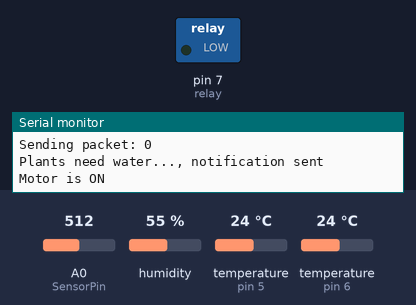
This sketch was run on a simulated Arduino Uno, built with avr-gcc and run on an emulated ATmega328P. Parts: switched loads named in the sketch (green lamp = pin HIGH), the last lines printed to the serial monitor. The test bench sets the inputs (shaded band); at power-on: A0 (SensorPin) = 512, humidity 55 %, temperature (sensors on pin 5, pin 6) 24 °C. No radio packets arrive unless stated.

Above: at 3.1 s.
3.2 s: A0 (SensorPin) set to 487
6.6 s: A0 (SensorPin) set to 454
At 8.2 s:
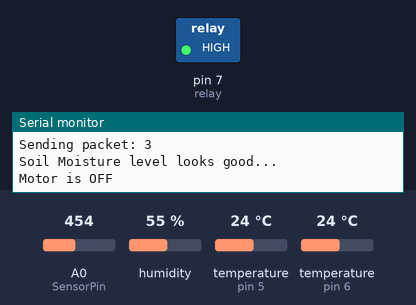
Timing chart, 0 to 9.7 s (numbered marks = the images above; inputs shaded):
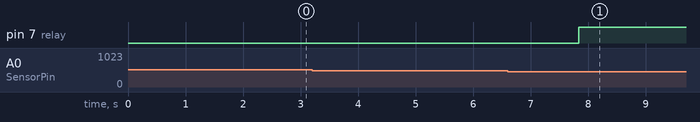

The sketch:

LoRaSender__transmitter_montoring.ino
```cpp
#include <Wire.h>
#include <SPI.h>
#include <LoRa.h>
#include <DHT.h>
#include <OneWire.h>
#include <DallasTemperature.h>

#define DHTPIN 5          //pin where the dht22 is connected
DHT dht(DHTPIN, DHT22);
#define relay 7
#define ss 10
#define rst 9
#define dio0 2
#define ONE_WIRE_BUS 6
OneWire oneWire(ONE_WIRE_BUS);
DallasTemperature sensors(&oneWire);

String LoRaMessage = "";
int counter = 0;

const int AirValue = 590;   //you need to replace this value with Value_1
const int WaterValue = 300;  //you need to replace this value with Value_2
const int SensorPin = A0;
int soilMoistureValue = 0;
int soilmoisturepercent = 0;


void setup()
{
  Serial.begin(115200);
  dht.begin();
  sensors.begin(); // Dallas temperature
  pinMode(relay, OUTPUT);

  while (!Serial);
  Serial.println("LoRa Sender");
  LoRa.setPins(ss, rst, dio0);
    if (!LoRa.begin(433E6)) {
    Serial.println("Starting LoRa failed!");
    delay(100);
    while (1);
  }
}

void loop()
{
  soilMoistureValue = analogRead(SensorPin);  //put Sensor insert into soil
  soilmoisturepercent = map(soilMoistureValue, AirValue, WaterValue, 0, 100);
  float h = dht.readHumidity();
  float t = dht.readTemperature();
  sensors.requestTemperatures();
  float temp = sensors.getTempCByIndex(0);

  if (isnan(h) || isnan(t))
  {
  Serial.println("Failed to read from DHT sensor!");
  return;
  }
  Serial.print("Soil Moisture Value: ");
  Serial.println(soilMoistureValue);

  Serial.print("Soil Moisture: ");
  Serial.print(soilmoisturepercent);
  Serial.println("%");

  Serial.print("Soil Temperature: ");
  Serial.print(temp);
  Serial.println("°C");

  Serial.print("Temperature: ");
  Serial.print(t);
  Serial.println("°C");

  Serial.print("Humidity: ");
  Serial.print(h);
  Serial.println("%");
  Serial.println("");

  Serial.print("Sending packet: ");
  Serial.println(counter);

    if (soilmoisturepercent >= 0 && soilmoisturepercent <= 40)
  {
    Serial.println("Plants need water..., notification sent");
    digitalWrite(relay, LOW);
    Serial.println("Motor is ON");
    //WidgetLED PumpLed(V5);
    //PumpLed.on();
   }
  else if (soilmoisturepercent > 30 && soilmoisturepercent <= 100)
  {
    Serial.println("Soil Moisture level looks good...");
    digitalWrite(relay, HIGH);
    Serial.println("Motor is OFF");
    //WidgetLED PumpLed(V5);
    //PumpLed.off();
  }

  LoRaMessage = String(counter) +"/" + String(soilMoistureValue) + "&" + String(soilmoisturepercent)
                + "#" + String(temp) + "@" + String(t) + "$" + String(h);

   // send packet
  LoRa.beginPacket();
  LoRa.print(LoRaMessage);
  LoRa.endPacket();

  counter++;

  delay(1500);
}
```

Measured:
- the behaviour switches between 472 and 471 on A0 (SensorPin) (found by bisection; images 0 and 1)
- after the input at 6.6 s, pin 7 (relay): LOW → HIGH after 1.2 s
